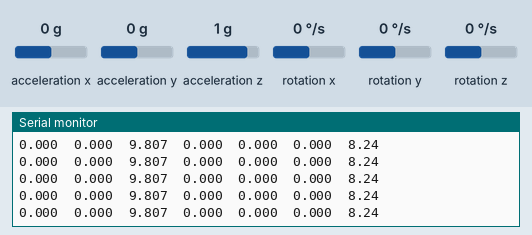
A sketch run on a simulated ESP32. Shown: the last lines printed to the serial monitor. Wiring (inferred from the names in the program): MPU-9250 motion sensor at I2C address 0x68. The test bench sets the inputs (shaded band); at power-on: acceleration x 0 g, acceleration y 0 g, acceleration z 1 g, rotation x 0 °/s, rotation y 0 °/s, rotation z 0 °/s.

Above: at 1.4 s.
1.5 s: acceleration x set to -1.4 g
At 1.56 s:
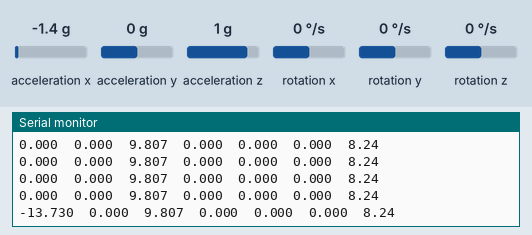
3.0 s: acceleration y set to -1.4 g
At 3.01 s:
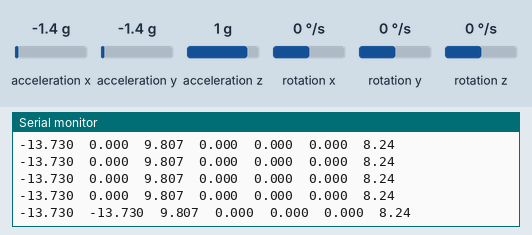
4.5 s: acceleration z set to -1.4 g
At 4.52 s:
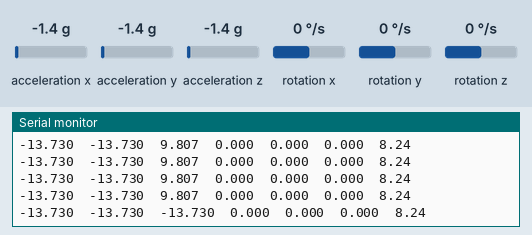
6.0 s: rotation x set to -192 °/s
At 6.02 s:
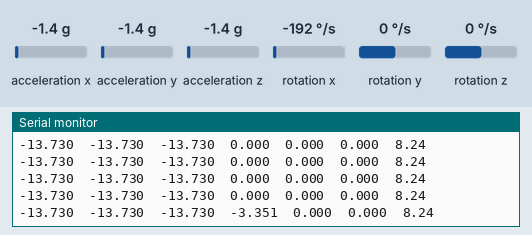
7.5 s: rotation y set to -192 °/s
At 7.53 s:
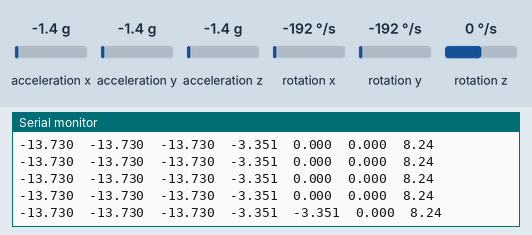

Measured:
- after the input at 1.5 s, the serial monitor: prints a new line after 0.05 s (image 1)
- after the input at 3.0 s, the serial monitor: prints a new line at once (image 2)
- after the input at 4.5 s, the serial monitor: prints a new line at once (image 3)
- after the input at 6.0 s, the serial monitor: prints a new line at once (image 4)
- after the input at 7.5 s, the serial monitor: prints a new line at once (image 5)

The sketch:

i2c.ino
```cpp
#include <Wire.h>

const uint8_t ADDR = 0x68;
// Register map
const uint8_t PWR_MGMT_1 = 0x6B, ACCEL_CONFIG = 0x1C, GYRO_CONFIG = 0x1B, ACCEL_XOUT_H = 0x3B;

void writeReg(uint8_t reg, uint8_t val) {
  Wire.beginTransmission(ADDR);
  Wire.write(reg); Wire.write(val);
  Wire.endTransmission();
}

void setup() {
  Serial.begin(115200);
  while(!Serial) {}
  Wire.begin(15, 14);
  Wire.setClock(400000);

  writeReg(PWR_MGMT_1, 0x80);  delay(100);   // reset
  writeReg(PWR_MGMT_1, 0x01);  delay(100);   // wake, best clock (PLL)
  writeReg(ACCEL_CONFIG, 0x00);               // +/- 2 g
  writeReg(GYRO_CONFIG, 0x00);                // +/- 250 deg/s
  Serial.println("ax(m/s^2)\tay\taz\tgx(rad/s)\tgy\tgz\ttemp(C)");
}

void loop() {
  // Burst-read 14 bytes: accel(6), temp(2), gyro(6)
  Wire.beginTransmission(ADDR);
  Wire.write(ACCEL_XOUT_H);
  Wire.endTransmission(false);
  Wire.requestFrom((int)ADDR, 14);
  if (Wire.available() < 14) return;

  int16_t ax = (Wire.read()<<8)|Wire.read();
  int16_t ay = (Wire.read()<<8)|Wire.read();
  int16_t az = (Wire.read()<<8)|Wire.read();
  int16_t t  = (Wire.read()<<8)|Wire.read();
  int16_t gx = (Wire.read()<<8)|Wire.read();
  int16_t gy = (Wire.read()<<8)|Wire.read();
  int16_t gz = (Wire.read()<<8)|Wire.read();

  const float A = 9.80665f/16384.0f;          // +/-2g  -> m/s^2
  const float G = (1.0f/131.0f)*(PI/180.0f);  // +/-250 dps -> rad/s
  float tempC = t/333.87f + 21.0f;            // MPU6500 datasheet formula

  Serial.print(ax*A,3); Serial.print("\t"); Serial.print(ay*A,3); Serial.print("\t"); Serial.print(az*A,3); Serial.print("\t");
  Serial.print(gx*G,3); Serial.print("\t"); Serial.print(gy*G,3); Serial.print("\t"); Serial.print(gz*G,3); Serial.print("\t");
  Serial.println(tempC,2);
  delay(50);
}
```
